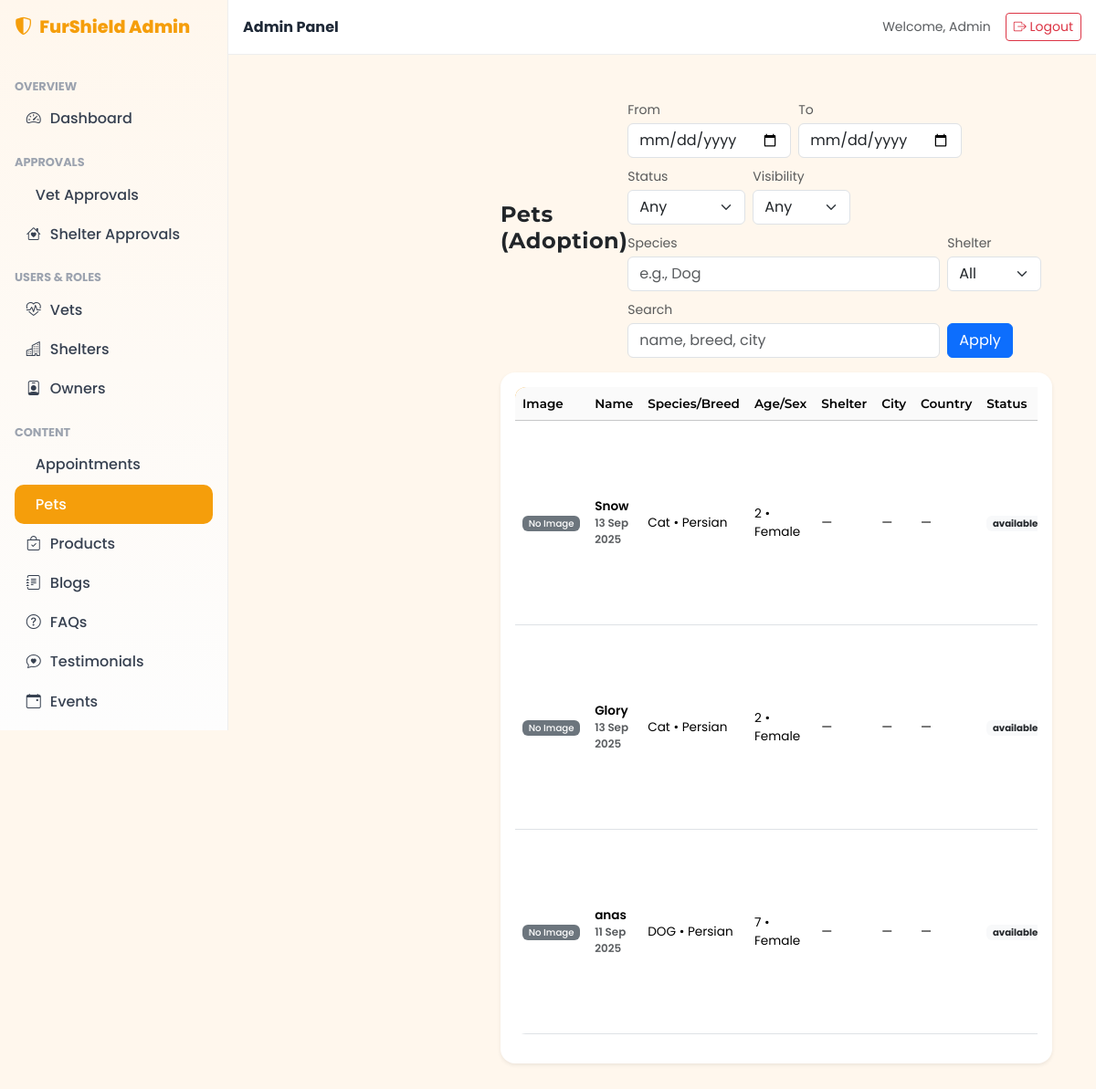
Screenshot of /admin/pages/content/pets.php (signed in) with the database file from the repository.
### tables this page shows
CREATE TABLE `pets` (
  `id` int(11) NOT NULL,
  `user_id` int(11) NOT NULL,
  `name` varchar(80) NOT NULL,
  `species` varchar(40) DEFAULT NULL,
  `breed` varchar(80) DEFAULT NULL,
  `age` int(11) DEFAULT NULL,
  `gender` enum('Male','Female','Unknown') DEFAULT 'Unknown',
  `avatar` varchar(255) DEFAULT NULL,
  `image` varchar(255) DEFAULT NULL,
  `category` varchar(100) DEFAULT NULL,
  `image_alt` varchar(255) DEFAULT NULL,
  `description` text DEFAULT NULL,
  `featured` tinyint(1) NOT NULL DEFAULT 0,
  `urgent_until` datetime DEFAULT NULL,
  `spotlight` tinyint(1) NOT NULL DEFAULT 0,
  `status` enum('available','adopted','pending') DEFAULT 'available',
  `city` varchar(100) DEFAULT NULL,
  `created_at` timestamp NOT NULL DEFAULT current_timestamp(),
  `updated_at` timestamp NOT NULL DEFAULT current_timestamp() ON UPDATE current_timestamp()
);

### admin/pages/content/pets.php (the view, shortened to what this page needs)
<?php
$ROOT=realpath(dirname(__DIR__,3));
$ADMIN=realpath(dirname(__DIR__,2));
require_once $ROOT.'/includes/auth.php';
$conn->set_charset('utf8mb4');
function t_exists(mysqli $c,$t){$t=$c->real_escape_string($t);$r=$c->query("SELECT 1 FROM INFORMATION_SCHEMA.TABLES WHERE TABLE_SCHEMA=DATABASE() AND TABLE_NAME='{$t}'");return $r&&$r->num_rows>0;}
function cols(mysqli $c,$t){$t=$c->real_escape_string($t);$r=$c->query("SELECT COLUMN_NAME FROM INFORMATION_SCHEMA.COLUMNS WHERE TABLE_SCHEMA=DATABASE() AND TABLE_NAME='{$t}'");$o=[];while($r&&($x=$r->fetch_row()))$o[]=$x[0];return $o;}
function pick($arr,$c){foreach($c as $x){if(in_array($x,$arr,true))return $x;}return null;}
function refs(&$a){$r=[];foreach($a as $k=>$_){$r[$k]=&$a[$k];}return $r;}
function media_url($root,$rel,$prefer='pet'){ $rel=trim((string)$rel); $clean=ltrim(str_replace('\\','/',$rel),'/'); $cands=[$clean]; if($prefer==='pet'){ $cands[]='uploads/pets/'.$clean; $cands[]='uploads/'.$clean; $cands[]='uploads/gallery/'.$clean; } else { $cands[]='uploads/'.$clean; } return null; }
$tab=null; foreach(['adoption_listings','adoptions','adoption','pets'] as $t){ if(t_exists($conn,$t)){ $tab=$t; break; } }
$ac=cols($conn,$tab);
$A_ID=pick($ac,['id','listing_id','adoption_id','pet_id']);
$A_NAME=pick($ac,['pet_name','name','title']);
$A_SPECIES=pick($ac,['species','type']);
$A_BREED=pick($ac,['breed']);
$A_AGE=pick($ac,['age','age_years']);
$A_SEX=pick($ac,['gender','sex']);
$A_STATUS=pick($ac,['status','state']);
$A_CITY=pick($ac,['city']);
$A_COUNTRY=pick($ac,['country']);
$A_CREATED=pick($ac,['created_at','created','created_on','posted_at']);
$A_IMAGE=pick($ac,['image','photo','picture','thumbnail','cover','img']);
$A_VIS=pick($ac,['is_published','published','show_on_site','visible','is_visible','display','is_active']);
$from=$_GET['from']??'';
$to=$_GET['to']??'';
$stat=$_GET['status']??'any';
$vis=$_GET['vis']??'any';
$species=trim((string)($_GET['species']??''));
$q=trim((string)($_GET['q']??''));
$page=max(1,(int)($_GET['p']??1)); $limit=24; $offset=($page-1)*$limit;
$sName="'—'"; $sCity="'—'"; $sCountry="'—'"; $sJoin=''; $suJoin='';
$when=$A_CREATED?("a.`$A_CREATED`"):"NOW()";
$conds=[]; $types=''; $args=[];
$where=$conds?('WHERE '.implode(' AND ',$conds)):'';
$name=$A_NAME?("a.`$A_NAME`"):"'—'";
$speciesX=$A_SPECIES?("a.`$A_SPECIES`"):"'—'";
$breed=$A_BREED?("a.`$A_BREED`"):"'—'";
$age=$A_AGE?("a.`$A_AGE`"):"'—'";
$sex=$A_SEX?("a.`$A_SEX`"):"'—'";
$city=$A_CITY?("a.`$A_CITY`"):$sCity;
$country=$A_COUNTRY?("a.`$A_COUNTRY`"):$sCountry;
$statusX=$A_STATUS?("a.`$A_STATUS`"):"'—'";
$image=$A_IMAGE?("a.`$A_IMAGE`"):"''";
$visX=$A_VIS?("a.`$A_VIS`"):"NULL";
$rows=[];
$sql="SELECT a.`$A_ID` id,$name name,$speciesX species,$breed breed,$age age,$sex sex,$city city,$country country,$statusX status,$image image,$visX vis,$sName shelter,$when created_at FROM `$tab` a $sJoin $suJoin $where ORDER BY $when DESC LIMIT ? OFFSET ?";
$types2=$types.'ii'; $args2=$args; $args2[]=$limit; $args2[]=$offset;
$st=$conn->prepare($sql); $b2=refs($args2); $st->bind_param($types2,...$b2); $st->execute(); $res=$st->get_result(); while($r=$res->fetch_assoc()) $rows[]=$r; $st->close();
include $ADMIN.'/includes/header.php';
include $ADMIN.'/includes/sidebar.php';
?>
<main class="admin-main p-4">
  <div class="d-flex justify-content-between align-items-center mb-3">
    <h1 class="h4 fw-bold text-dark m-0">Pets (Adoption)</h1>
    <form class="d-flex flex-wrap gap-2 align-items-end" method="get">
      <div><label class="form-label small text-muted mb-1">From</label><input type="date" name="from" value="<?php echo htmlspecialchars($from); ?>" class="form-control"></div>
      <div><label class="form-label small text-muted mb-1">To</label><input type="date" name="to" value="<?php echo htmlspecialchars($to); ?>" class="form-control"></div>
      <div><label class="form-label small text-muted mb-1">Status</label><select name="status" class="form-select"><?php foreach(['any','pending','approved','adopted','rejected','inactive'] as $s){ ?><option value="<?php echo $s; ?>"<?php if($stat===$s) echo ' selected'; ?>><?php echo ucfirst($s); ?></option><?php } ?></select></div>
      <div><label class="form-label small text-muted mb-1">Visibility</label><select name="vis" class="form-select"><?php foreach(['any'=>'Any','shown'=>'Shown','hidden'=>'Hidden'] as $k=>$v){ ?><option value="<?php echo $k; ?>"<?php if($vis===$k) echo ' selected'; ?>><?php echo $v; ?></option><?php } ?></select></div>
      <div><label class="form-label small text-muted mb-1">Species</label><input type="text" name="species" value="<?php echo htmlspecialchars($species); ?>" class="form-control" placeholder="e.g., Dog"></div>
      <div><label class="form-label small text-muted mb-1">Shelter</label><select name="shelter" class="form-select"><option value="0">All</option></select></div>
      <div><label class="form-label small text-muted mb-1">Search</label><input type="text" name="q" value="<?php echo htmlspecialchars($q); ?>" class="form-control" placeholder="name, breed, city"></div>
      <div><button class="btn btn-primary">Apply</button></div>
    </form>
  </div>
  <div class="card shadow-sm rounded-4 border-0">
    <div class="card-body p-3">
      <?php if(!$rows){ ?>
        <div class="alert alert-info m-0">No listings found.</div>
      <?php } else { ?>
      <div class="table-responsive">
        <table class="table align-middle table-hover">
          <thead class="table-light">
            <tr>
              <th style="width:72px">Image</th>
              <th>Name</th>
              <th>Species/Breed</th>
              <th>Age/Sex</th>
              <th>Shelter</th>
              <th>City</th>
              <th>Country</th>
              <th>Status</th>
            </tr>
          </thead>
          <tbody>
            <?php foreach($rows as $r): $img=media_url($ROOT,$r['image']??'','pet'); $s=strtolower((string)$r['status']); $vcol=$r['vis']; ?>
            <tr>
              <td><?php if($img){ ?><img src="<?php echo $img; ?>" alt="" width="60" height="60" style="object-fit:cover;border-radius:12px"><?php } else { ?><span class="badge bg-secondary">No Image</span><?php } ?></td>
              <td class="fw-semibold"><?php echo htmlspecialchars($r['name']?:'—'); ?><div class="small text-muted"><?php echo date('d M Y', strtotime($r['created_at'])); ?></div></td>
              <td><?php echo htmlspecialchars(($r['species']?:'—').($r['breed']?' • '.$r['breed']:'')); ?></td>
              <td><?php echo htmlspecialchars(($r['age']?:'—').($r['sex']?' • '.$r['sex']:'')); ?></td>
              <td><?php echo htmlspecialchars($r['shelter']?:'—'); ?></td>
              <td><?php echo htmlspecialchars($r['city']?:'—'); ?></td>
              <td><?php echo htmlspecialchars($r['country']?:'—'); ?></td>
              <td>
                <?php if($s==='approved'): ?><span class="badge bg-success">Approved</span>
                <?php elseif($s==='pending' || $s===''): ?><span class="badge bg-warning text-dark">Pending</span>
                <?php elseif($s==='adopted'): ?><span class="badge bg-info text-dark">Adopted</span>
                <?php elseif($s==='rejected'): ?><span class="badge bg-secondary">Rejected</span>
                <?php elseif($s==='inactive'): ?><span class="badge bg-dark">Inactive</span>
                <?php else: ?><span class="badge bg-light text-dark"><?php echo htmlspecialchars($r['status']); ?></span><?php endif; ?>
              </td>
            </tr>
            <?php endforeach; ?>
          </tbody>
        </table>
      </div>
      <?php } ?>
    </div>
  </div>
</main>
<?php include $ADMIN.'/includes/footer.php'; ?>

### assets/css/theme-sand-sunset.css (style rules this page uses)
:root { --primary:#F59E0B; --accent:#EF4444; --bg:#FFF7ED; --text:#1F2937; --card:#FFFFFF; --radius:18px; --shadow:0 10px 30px rgba(0,0,0,.08); }
html,body { height:100% }
body.bg-app { background:var(--bg);color:var(--text);font-family:Poppins,system-ui,sans-serif;line-height:1.5 }
h1,h2,h3,h4,h5,h6,p { font-family:Montserrat,Poppins,sans-serif }

### assets/css/admin-style.css (style rules this page uses)
.admin-main { margin-left: 250px; width: calc(100% - 250px); transition: all .3s ease; }
h1,h2,h3,h4,h5,h6 { font-family: 'Montserrat', sans-serif !important; font-weight: 700; }
body, .value, .table, .list-group-item { font-family: 'Poppins', sans-serif; }
.card { border: 0; border-radius: 18px; box-shadow: 0 6px 18px rgba(0,0,0,.06); }
.table { font-size: .85rem; }
.table th { font-weight: 600; }
.table-light th { background: #fafafa !important; }

### assets/css/admin-pages.css (style rules this page uses)
.admin-main .card { border-radius: 18px; box-shadow: 0 8px 25px rgba(0,0,0,0.08); border: none; background: var(--card, #fff); }
.admin-main h1 { font-family: Montserrat, sans-serif; color: var(--primary, #F59E0B); font-weight: 700; letter-spacing: .5px; }
.admin-main table { border-radius: 12px; overflow: hidden; }
.admin-main thead { background: var(--primary, #F59E0B); color: #fff; font-family: Montserrat, sans-serif; font-weight: 600; }
.admin-main td span.badge.bg-secondary { background: var(--accent, #EF4444); color: #fff; font-weight: 500; }

### rows the page displays
pets: name "Snow", created_at "13 Sep 2025", species+breed "Cat • Persian", age+gender "2 • Female", shelter "—", city "—", country "—", status "available"
pets: name "Glory", created_at "13 Sep 2025", species+breed "Cat • Persian", age+gender "2 • Female", shelter "—", city "—", country "—", status "available"
pets: name "anas", created_at "11 Sep 2025", species+breed "DOG • Persian", age+gender "7 • Female", shelter "—", city "—", country "—", status "available"

### other values shown
$_SESSION['user']['name'] "Admin"
form field status "Any"
form field vis "Any"
